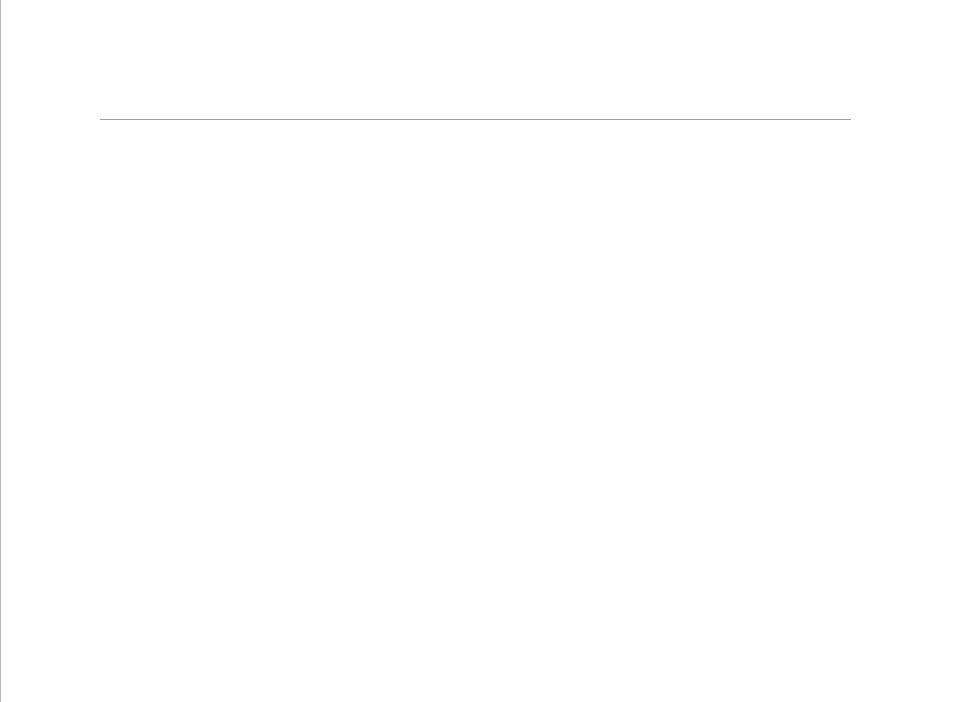
<?xml version="1.0" encoding="UTF-8"?>
<ui version="4.0">
 <class>detailProduct</class>
 <widget class="QWidget" name="detailProduct">
  <property name="geometry">
   <rect>
    <x>0</x>
    <y>0</y>
    <width>960</width>
    <height>702</height>
   </rect>
  </property>
  <property name="windowTitle">
   <string>Form</string>
  </property>
  <widget class="QGraphicsView" name="imageView">
   <property name="geometry">
    <rect>
     <x>0</x>
     <y>-10</y>
     <width>971</width>
     <height>741</height>
    </rect>
   </property>
   <property name="font">
    <font>
     <family>Yekan Bakh</family>
    </font>
   </property>
   <property name="styleSheet">
    <string notr="true">background-image: url(:/images/background);</string>
   </property>
  </widget>
  <widget class="Line" name="line">
   <property name="geometry">
    <rect>
     <x>100</x>
     <y>110</y>
     <width>751</width>
     <height>20</height>
    </rect>
   </property>
   <property name="sizePolicy">
    <sizepolicy hsizetype="Maximum" vsizetype="Fixed">
     <horstretch>0</horstretch>
     <verstretch>0</verstretch>
    </sizepolicy>
   </property>
   <property name="orientation">
    <enum>Qt::Horizontal</enum>
   </property>
  </widget>
  <widget class="QLabel" name="label">
   <property name="geometry">
    <rect>
     <x>320</x>
     <y>30</y>
     <width>301</width>
     <height>81</height>
    </rect>
   </property>
   <property name="sizePolicy">
    <sizepolicy hsizetype="Maximum" vsizetype="Maximum">
     <horstretch>0</horstretch>
     <verstretch>0</verstretch>
    </sizepolicy>
   </property>
   <property name="minimumSize">
    <size>
     <width>301</width>
     <height>0</height>
    </size>
   </property>
   <property name="maximumSize">
    <size>
     <width>301</width>
     <height>16777215</height>
    </size>
   </property>
   <property name="font">
    <font>
     <family>Yekan Bakh</family>
     <pointsize>24</pointsize>
    </font>
   </property>
   <property name="layoutDirection">
    <enum>Qt::RightToLeft</enum>
   </property>
   <property name="styleSheet">
    <string notr="true">color:white;</string>
   </property>
   <property name="text">
    <string>جزئیات کالا</string>
   </property>
   <property name="alignment">
    <set>Qt::AlignCenter</set>
   </property>
  </widget>
  <widget class="QTextBrowser" name="detailInput">
   <property name="geometry">
    <rect>
     <x>100</x>
     <y>140</y>
     <width>751</width>
     <height>400</height>
    </rect>
   </property>
   <property name="font">
    <font>
     <family>Yekan Bakh</family>
    </font>
   </property>
   <property name="layoutDirection">
    <enum>Qt::LeftToRight</enum>
   </property>
   <property name="styleSheet">
    <string notr="true">background-color:white;</string>
   </property>
   <property name="frameShape">
    <enum>QFrame::NoFrame</enum>
   </property>
   <property name="openLinks">
    <bool>false</bool>
   </property>
  </widget>
 </widget>
 <resources/>
 <connections/>
</ui>
